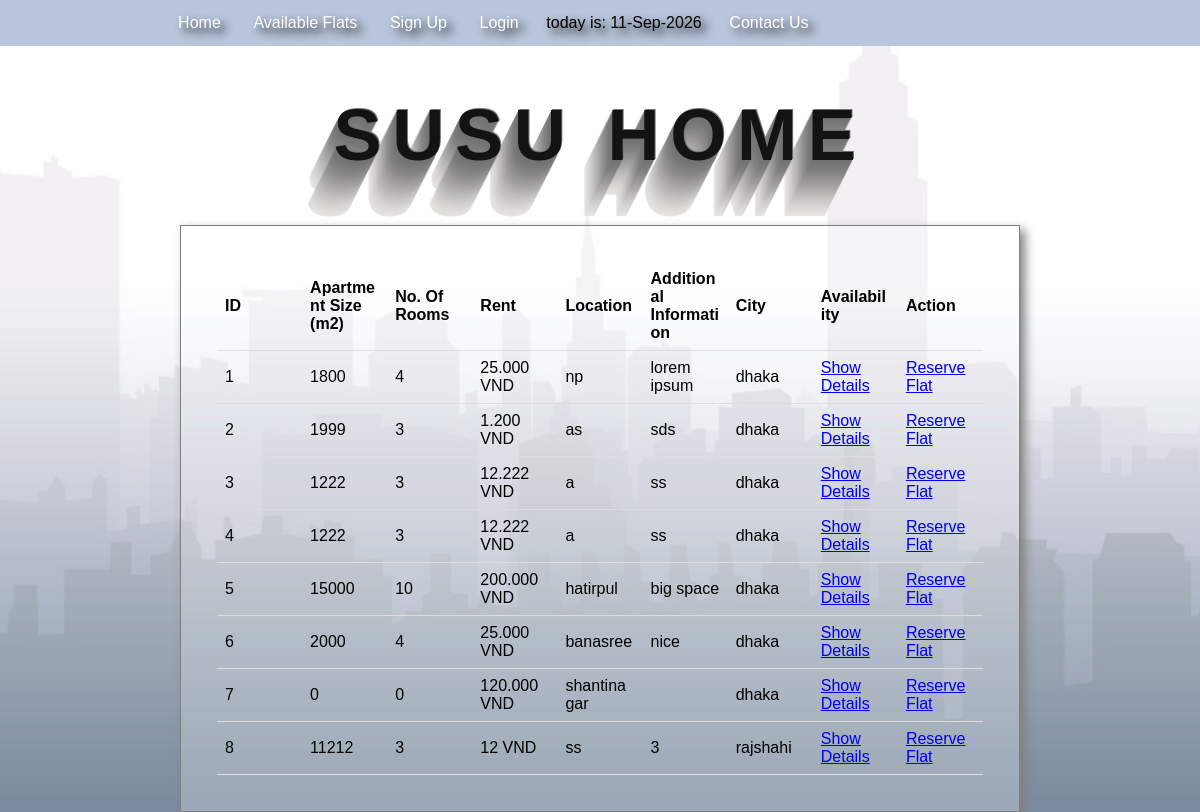
Page /available_flats.php on the earlier database version.
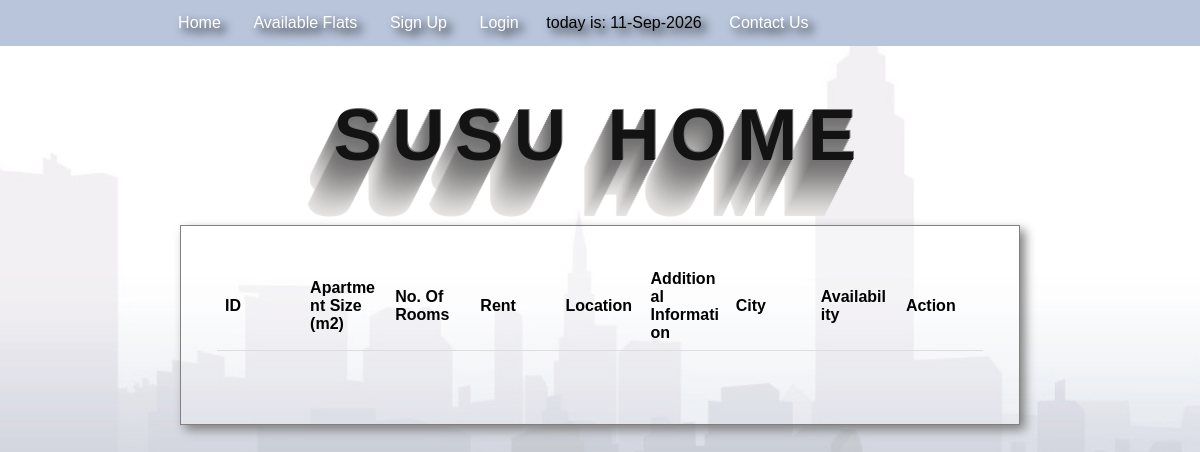
Same page on the later database version.
### tables this page shows
CREATE TABLE `available_flats` (
  `flat_id` int(100) NOT NULL,
  `owner_id` int(100) NOT NULL,
  `owner_username` varchar(100) NOT NULL,
  `flat_city` varchar(100) NOT NULL,
  `flat_location` varchar(100) NOT NULL,
  `flat_rent` int(100) NOT NULL,
  `available` tinyint(1) NOT NULL DEFAULT 1
);

CREATE TABLE `flat_details` (
  `flat_id` int(100) NOT NULL,
  `flat_city` varchar(100) NOT NULL,
  `flat_location` varchar(100) NOT NULL,
  `flat_size` int(100) NOT NULL,
  `num_of_rooms` int(100) NOT NULL,
  `additional_info` text NOT NULL,
  `image` text NOT NULL
);

### available_flats.php (the view, shortened to what this page needs)
<?php
	 	include_once "includes/header.php";
	 	include_once "connection.php";
?>
<?php
	$apartments = mysqli_query($con,"SELECT f.flat_id, f.flat_city, f.flat_location, f.flat_rent, f.available,
		d.flat_size,d.num_of_rooms, d.additional_info
		FROM available_flats f
		join flat_details d on d.flat_id=f.flat_id
		WHERE f.available = 1");
?>
	<div class="responsive-table">
	<table style="border-collapse: collapse;width: 100%">
		<thead>
		<tr>
			<th>ID</th>
			<th>Apartment Size (m2)</th>
			<th>No. Of Rooms</th>
			<th>Rent</th>
			<th>Location</th>
			<th>Additional Information</th>
			<th>City</th>
			<th>Availability</th>
			<th>Action</th>
		</tr>
		</thead>
		<tbody>
		<?php
			foreach($apartments as $apartment){
		?>
			<tr>
				<td data-label="ID"><?php echo $apartment['flat_id'] ?></td>
				<td data-label="Apartment Size (m2)"><?php echo $apartment['flat_size'] ?></td>
				<td data-label="No. Of Rooms"><?php echo $apartment['num_of_rooms'] ?></td>
				<td data-label="Rent"><?php echo number_format($apartment['flat_rent'], 0, ',', '.'); ?> VND</td>
				<td data-label="Location"><?php echo $apartment['flat_location'] ?></td>
				<td data-label="Additional Information"><?php echo htmlspecialchars($apartment['additional_info']); ?></td>
				<td data-label="City"><?php echo $apartment['flat_city'] ?></td>
				<td data-label="Availability"><?php if($apartment['available']==1){?> <a href="flat_details.php?id=<?php echo $apartment['flat_id'];?>">Show Details</a><?php } else{echo "NOT AVAILABLE"; } ?></td>
				<td data-label="Action"><a href="reserve_flat.php?id=<?php echo $apartment['flat_id'];?>">Reserve Flat</a></td>
			</tr><?php
		}
		?>
		</tbody>
	</table>
	</div>
</html>

Differences in the rows shown:
removed available_flats: flat_id "1", flat_details.flat_size "1800", flat_details.num_of_rooms "4", flat_rent "25.000", flat_location "np", flat_details.additional_info "lorem ipsum", flat_city "dhaka"
removed available_flats: flat_id "2", flat_details.flat_size "1999", flat_details.num_of_rooms "3", flat_rent "1.200", flat_location "as", flat_details.additional_info "sds", flat_city "dhaka"
removed available_flats: flat_id "3", flat_details.flat_size "1222", flat_details.num_of_rooms "3", flat_rent "12.222", flat_location "a", flat_details.additional_info "ss", flat_city "dhaka"
removed available_flats: flat_id "4", flat_details.flat_size "1222", flat_details.num_of_rooms "3", flat_rent "12.222", flat_location "a", flat_details.additional_info "ss", flat_city "dhaka"
removed available_flats: flat_id "5", flat_details.flat_size "15000", flat_details.num_of_rooms "10", flat_rent "200.000", flat_location "hatirpul", flat_details.additional_info "big space", flat_city "dhaka"
removed available_flats: flat_id "6", flat_details.flat_size "2000", flat_details.num_of_rooms "4", flat_rent "25.000", flat_location "banasree", flat_details.additional_info "nice", flat_city "dhaka"
removed available_flats: flat_id "7", flat_details.flat_size "0", flat_details.num_of_rooms "0", flat_rent "120.000", flat_location "shantinagar", flat_city "dhaka"
removed available_flats: flat_id "8", flat_details.flat_size "11212", flat_details.num_of_rooms "3", flat_rent "12", flat_location "ss", flat_details.additional_info "3", flat_city "rajshahi"
